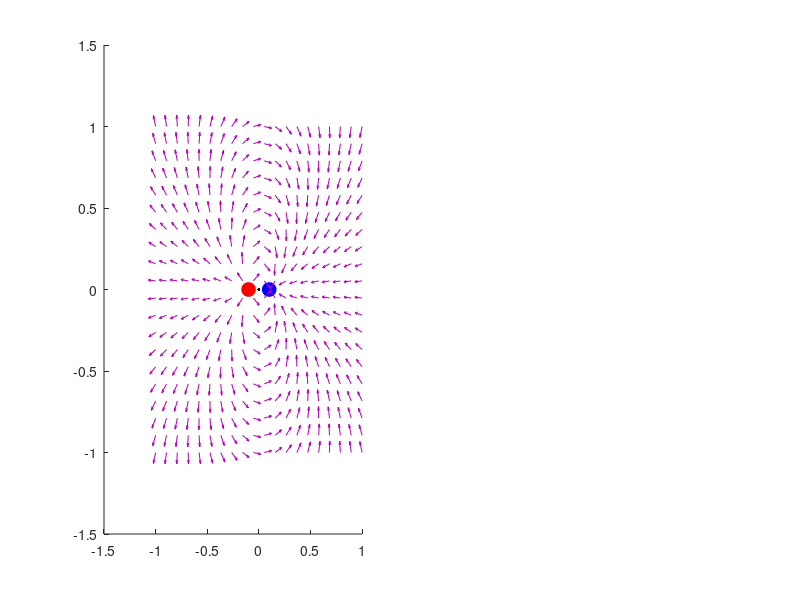

The MATLAB script that drew this image: (Note: this script raises an error after producing the figure.)
% Script para visualizar el campo eléctrico de un dipolo

% Parámetros constantes
q1 = 1e-6;          % Carga positiva (C)
q2 = -1e-6;         % Carga negativa (C)
pos1 = [-0.1, 0];   % Posición de q1
pos2 = [0.1, 0];    % Posición de q2

% Parámetros de visualización
N = 20;             % Resolución de la malla
lim = 1;            % Límites del espacio
kC = 9e9;           % Constante de Coulomb (N·m^2/C^2)

% Crear malla
[xG, yG] = meshgrid(linspace(-lim, lim, N), linspace(-lim, lim, N));
Ex = zeros(size(xG));
Ey = zeros(size(yG));

% Figura para graficar
figure('Name', 'Campo Eléctrico de Dipolos');
subplot(1, 2, 1); % Subfigura para el campo vectorial

% Calcular el campo eléctrico en cada punto
for i = 1:size(xG, 1)
    for j = 1:size(xG, 2)
        % Campo por q1
        r1x = xG(i, j) - pos1(1);
        r1y = yG(i, j) - pos1(2);
        r1 = sqrt(r1x^2 + r1y^2);
        % Usar la funcion matemática eps para evitar disminuir los errores
        % por redondeo
        Ex1 = kC * q1 * r1x / (r1^3 + eps);
        Ey1 = kC * q1 * r1y / (r1^3 + eps);

        % Campo por q2
        r2x = xG(i, j) - pos2(1);
        r2y = yG(i, j) - pos2(2);
        r2 = sqrt(r2x^2 + r2y^2);
        Ex2 = kC * q2 * r2x / (r2^3 + eps);
        Ey2 = kC * q2 * r2y / (r2^3 + eps);

        % Sumar campos
        Ex(i, j) = Ex1 + Ex2;
        Ey(i, j) = Ey1 + Ey2;
    end
end

% Magnitud del campo eléctrico
E = sqrt(Ex.^2 + Ey.^2);

% Normalización para graficar vectores
u = Ex ./ (E + eps); 
v = Ey ./ (E + eps);

% Dibujar cargas
hold on;
plot(pos1(1), pos1(2), 'ro', 'MarkerFaceColor', 'r', 'MarkerSize', 10);
plot(pos2(1), pos2(2), 'bo', 'MarkerFaceColor', 'b', 'MarkerSize', 10);

% Dibujar campo eléctrico con quiver
quiver(xG, yG, u, v, 'autoscalefactor', 0.5, 'Color', [0.7 0 0.7]);
plot(0, 0, 'k.');
datatip(plot(0, 0, 'k.'), 'Location', 'northeast');

title('Campo Eléctrico de Dipolos');
axis([-1 1 -1 1]);
xlabel('x (m)');
ylabel('y (m)');
grid on;
box on;

% Subgráfico para magnitud del campo en y = 0.5 y y = 1
subplot(1, 2, 2);
x_points = linspace(-lim, lim, 200);

for i = 1:length(x_points)
    % y = 0.5
    r1x = x_points(i) - pos1(1);
    r1y = 0.5 - pos1(2);
    r1 = sqrt(r1x^2 + r1y^2);
    r2x = x_points(i) - pos2(1);
    r2y = 0.5 - pos2(2);
    r2 = sqrt(r2x^2 + r2y^2);
    Ex1 = kC * q1 * r1x / (r1^3 + eps);
    Ey1 = kC * q1 * r1y / (r1^3 + eps);
    Ex2 = kC * q2 * r2x / (r2^3 + eps);
    Ey2 = kC * q2 * r2y / (r2^3 + eps);
    Ex_total = Ex1 + Ex2;
    Ey_total = Ey1 + Ey2;
    E_y05(i) = sqrt(Ex_total^2 + Ey_total^2);

    % y = 1
    r1y = 1 - pos1(2);
    r1 = sqrt(r1x^2 + r1y^2);
    r2y = 1 - pos2(2);
    r2 = sqrt(r2x^2 + r2y^2);
    Ex1 = kC * q1 * r1x / (r1^3 + eps);
    Ey1 = kC * q1 * r1y / (r1^3 + eps);
    Ex2 = kC * q2 * r2x / (r2^3 + eps);
    Ey2 = kC * q2 * r2y / (r2^3 + eps);
    Ex_total = Ex1 + Ex2;
    Ey_total = Ey1 + Ey2;
    E_y1(i) = sqrt(Ex_total^2 + Ey_total^2);
end

% Graficar intensidades
plot(x_points, E_y05, 'ro-', 'MarkerIndices', 1:20:length(x_points));
hold on;
plot(x_points, E_y1, 'bs-', 'MarkerIndices', 1:20:length(x_points));
legend('y = 0.5', 'y = 1', 'Location', 'best');
title('Intensidad del Campo Eléctrico');
xlabel('Posición x (m)');
ylabel('Energía (N/C)');
grid on;

% Título general
sgtitle('Campo Eléctrico de Dipolos');
